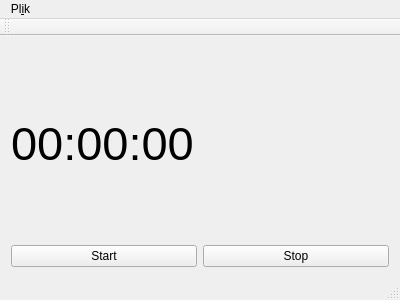
<?xml version="1.0" encoding="UTF-8"?>
<ui version="4.0">
 <class>MainWindow</class>
 <widget class="QMainWindow" name="MainWindow">
  <property name="geometry">
   <rect>
    <x>0</x>
    <y>0</y>
    <width>400</width>
    <height>300</height>
   </rect>
  </property>
  <property name="windowTitle">
   <string>QtTimer</string>
  </property>
  <widget class="QWidget" name="centralWidget">
   <layout class="QVBoxLayout" name="verticalLayout">
    <item>
     <widget class="QLabel" name="labelTime">
      <property name="font">
       <font>
        <pointsize>35</pointsize>
       </font>
      </property>
      <property name="text">
       <string>00:00:00</string>
      </property>
     </widget>
    </item>
    <item>
     <layout class="QHBoxLayout" name="horizontalLayout">
      <item>
       <widget class="QPushButton" name="btnStart">
        <property name="text">
         <string>Start</string>
        </property>
       </widget>
      </item>
      <item>
       <widget class="QPushButton" name="btnStop">
        <property name="text">
         <string>Stop</string>
        </property>
       </widget>
      </item>
     </layout>
    </item>
   </layout>
  </widget>
  <widget class="QMenuBar" name="menuBar">
   <property name="geometry">
    <rect>
     <x>0</x>
     <y>0</y>
     <width>400</width>
     <height>29</height>
    </rect>
   </property>
   <widget class="QMenu" name="menuPlik">
    <property name="title">
     <string>Pl&amp;ik</string>
    </property>
    <addaction name="actionZakoncz"/>
   </widget>
   <addaction name="menuPlik"/>
  </widget>
  <widget class="QToolBar" name="mainToolBar">
   <attribute name="toolBarArea">
    <enum>TopToolBarArea</enum>
   </attribute>
   <attribute name="toolBarBreak">
    <bool>false</bool>
   </attribute>
  </widget>
  <widget class="QStatusBar" name="statusBar"/>
  <action name="actionZakoncz">
   <property name="text">
    <string>&amp;Zakończ</string>
   </property>
   <property name="shortcut">
    <string>Ctrl+Q</string>
   </property>
  </action>
 </widget>
 <layoutdefault spacing="6" margin="11"/>
 <resources/>
 <connections>
  <connection>
   <sender>actionZakoncz</sender>
   <signal>triggered()</signal>
   <receiver>MainWindow</receiver>
   <slot>close()</slot>
   <hints>
    <hint type="sourcelabel">
     <x>-1</x>
     <y>-1</y>
    </hint>
    <hint type="destinationlabel">
     <x>199</x>
     <y>149</y>
    </hint>
   </hints>
  </connection>
 </connections>
</ui>
